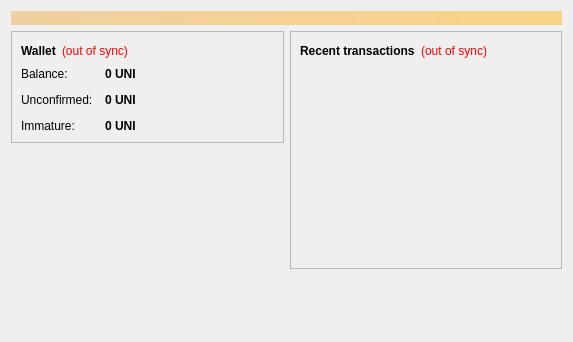
<?xml version="1.0" encoding="UTF-8"?>
<ui version="4.0">
 <class>OverviewPage</class>
 <widget class="QWidget" name="OverviewPage">
  <property name="geometry">
   <rect>
    <x>0</x>
    <y>0</y>
    <width>573</width>
    <height>342</height>
   </rect>
  </property>
  <property name="windowTitle">
   <string>Form</string>
  </property>
  <layout class="QVBoxLayout" name="topLayout">
   <item>
    <widget class="QLabel" name="labelAlerts">
     <property name="visible">
      <bool>false</bool>
     </property>
     <property name="styleSheet">
      <string notr="true">background-color: qlineargradient(x1: 0, y1: 0, x2: 1, y2: 0, stop:0 #F0D0A0, stop:1 #F8D488); color:#000000;</string>
     </property>
     <property name="wordWrap">
      <bool>true</bool>
     </property>
     <property name="margin">
      <number>3</number>
     </property>
    </widget>
   </item>
   <item>
    <layout class="QHBoxLayout" name="horizontalLayout" stretch="1,1">
     <item>
      <layout class="QVBoxLayout" name="verticalLayout_2">
       <item>
        <widget class="QFrame" name="frame">
         <property name="frameShape">
          <enum>QFrame::StyledPanel</enum>
         </property>
         <property name="frameShadow">
          <enum>QFrame::Raised</enum>
         </property>
         <layout class="QVBoxLayout" name="verticalLayout_4">
          <item>
           <layout class="QHBoxLayout" name="horizontalLayout_4">
            <item>
             <widget class="QLabel" name="label_5">
              <property name="font">
               <font>
                <weight>75</weight>
                <bold>true</bold>
               </font>
              </property>
              <property name="text">
               <string>Wallet</string>
              </property>
             </widget>
            </item>
            <item>
             <widget class="QLabel" name="labelWalletStatus">
              <property name="toolTip">
               <string>The displayed information may be out of date. Your wallet automatically synchronizes with the Unitecoin network after a connection is established, but this process has not completed yet.</string>
              </property>
              <property name="styleSheet">
               <string notr="true">QLabel { color: red; }</string>
              </property>
              <property name="text">
               <string notr="true">(out of sync)</string>
              </property>
              <property name="alignment">
               <set>Qt::AlignLeading|Qt::AlignLeft|Qt::AlignVCenter</set>
              </property>
             </widget>
            </item>
            <item>
             <spacer name="horizontalSpacer_2">
              <property name="orientation">
               <enum>Qt::Horizontal</enum>
              </property>
              <property name="sizeHint" stdset="0">
               <size>
                <width>40</width>
                <height>20</height>
               </size>
              </property>
             </spacer>
            </item>
           </layout>
          </item>
          <item>
           <layout class="QFormLayout" name="formLayout_2">
            <property name="fieldGrowthPolicy">
             <enum>QFormLayout::AllNonFixedFieldsGrow</enum>
            </property>
            <property name="horizontalSpacing">
             <number>12</number>
            </property>
            <property name="verticalSpacing">
             <number>12</number>
            </property>
            <item row="0" column="0">
             <widget class="QLabel" name="label">
              <property name="text">
               <string>Balance:</string>
              </property>
             </widget>
            </item>
            <item row="0" column="1">
             <widget class="QLabel" name="labelBalance">
              <property name="font">
               <font>
                <weight>75</weight>
                <bold>true</bold>
               </font>
              </property>
              <property name="cursor">
               <cursorShape>IBeamCursor</cursorShape>
              </property>
              <property name="toolTip">
               <string>Your current balance</string>
              </property>
              <property name="text">
               <string notr="true">0 UNI</string>
              </property>
              <property name="textInteractionFlags">
               <set>Qt::LinksAccessibleByMouse|Qt::TextSelectableByKeyboard|Qt::TextSelectableByMouse</set>
              </property>
             </widget>
            </item>
            <item row="1" column="0">
             <widget class="QLabel" name="label_3">
              <property name="text">
               <string>Unconfirmed:</string>
              </property>
             </widget>
            </item>
            <item row="1" column="1">
             <widget class="QLabel" name="labelUnconfirmed">
              <property name="font">
               <font>
                <weight>75</weight>
                <bold>true</bold>
               </font>
              </property>
              <property name="cursor">
               <cursorShape>IBeamCursor</cursorShape>
              </property>
              <property name="toolTip">
               <string>Total of transactions that have yet to be confirmed, and do not yet count toward the current balance</string>
              </property>
              <property name="text">
               <string notr="true">0 UNI</string>
              </property>
              <property name="textInteractionFlags">
               <set>Qt::LinksAccessibleByMouse|Qt::TextSelectableByKeyboard|Qt::TextSelectableByMouse</set>
              </property>
             </widget>
            </item>
            <item row="2" column="0">
             <widget class="QLabel" name="labelImmatureText">
              <property name="text">
               <string>Immature:</string>
              </property>
             </widget>
            </item>
            <item row="2" column="1">
             <widget class="QLabel" name="labelImmature">
              <property name="font">
               <font>
                <weight>75</weight>
                <bold>true</bold>
               </font>
              </property>
              <property name="toolTip">
               <string>Mined balance that has not yet matured</string>
              </property>
              <property name="text">
               <string notr="true">0 UNI</string>
              </property>
              <property name="textInteractionFlags">
               <set>Qt::LinksAccessibleByMouse|Qt::TextSelectableByKeyboard|Qt::TextSelectableByMouse</set>
              </property>
             </widget>
            </item>
           </layout>
          </item>
         </layout>
        </widget>
       </item>
       <item>
        <spacer name="verticalSpacer">
         <property name="orientation">
          <enum>Qt::Vertical</enum>
         </property>
         <property name="sizeHint" stdset="0">
          <size>
           <width>20</width>
           <height>40</height>
          </size>
         </property>
        </spacer>
       </item>
      </layout>
     </item>
     <item>
      <layout class="QVBoxLayout" name="verticalLayout_3">
       <item>
        <widget class="QFrame" name="frame_2">
         <property name="frameShape">
          <enum>QFrame::StyledPanel</enum>
         </property>
         <property name="frameShadow">
          <enum>QFrame::Raised</enum>
         </property>
         <layout class="QVBoxLayout" name="verticalLayout">
          <item>
           <layout class="QHBoxLayout" name="horizontalLayout_2">
            <item>
             <widget class="QLabel" name="label_4">
              <property name="text">
               <string>&lt;b&gt;Recent transactions&lt;/b&gt;</string>
              </property>
             </widget>
            </item>
            <item>
             <widget class="QLabel" name="labelTransactionsStatus">
              <property name="toolTip">
               <string>The displayed information may be out of date. Your wallet automatically synchronizes with the Unitecoin network after a connection is established, but this process has not completed yet.</string>
              </property>
              <property name="styleSheet">
               <string notr="true">QLabel { color: red; }</string>
              </property>
              <property name="text">
               <string notr="true">(out of sync)</string>
              </property>
              <property name="alignment">
               <set>Qt::AlignRight|Qt::AlignTrailing|Qt::AlignVCenter</set>
              </property>
             </widget>
            </item>
            <item>
             <spacer name="horizontalSpacer">
              <property name="orientation">
               <enum>Qt::Horizontal</enum>
              </property>
              <property name="sizeHint" stdset="0">
               <size>
                <width>40</width>
                <height>20</height>
               </size>
              </property>
             </spacer>
            </item>
           </layout>
          </item>
          <item>
           <widget class="QListView" name="listTransactions">
            <property name="styleSheet">
             <string notr="true">QListView { background: transparent; }</string>
            </property>
            <property name="frameShape">
             <enum>QFrame::NoFrame</enum>
            </property>
            <property name="verticalScrollBarPolicy">
             <enum>Qt::ScrollBarAlwaysOff</enum>
            </property>
            <property name="horizontalScrollBarPolicy">
             <enum>Qt::ScrollBarAlwaysOff</enum>
            </property>
            <property name="selectionMode">
             <enum>QAbstractItemView::NoSelection</enum>
            </property>
           </widget>
          </item>
         </layout>
        </widget>
       </item>
       <item>
        <spacer name="verticalSpacer_2">
         <property name="orientation">
          <enum>Qt::Vertical</enum>
         </property>
         <property name="sizeHint" stdset="0">
          <size>
           <width>20</width>
           <height>40</height>
          </size>
         </property>
        </spacer>
       </item>
      </layout>
     </item>
    </layout>
   </item>
  </layout>
 </widget>
 <resources/>
 <connections/>
</ui>
